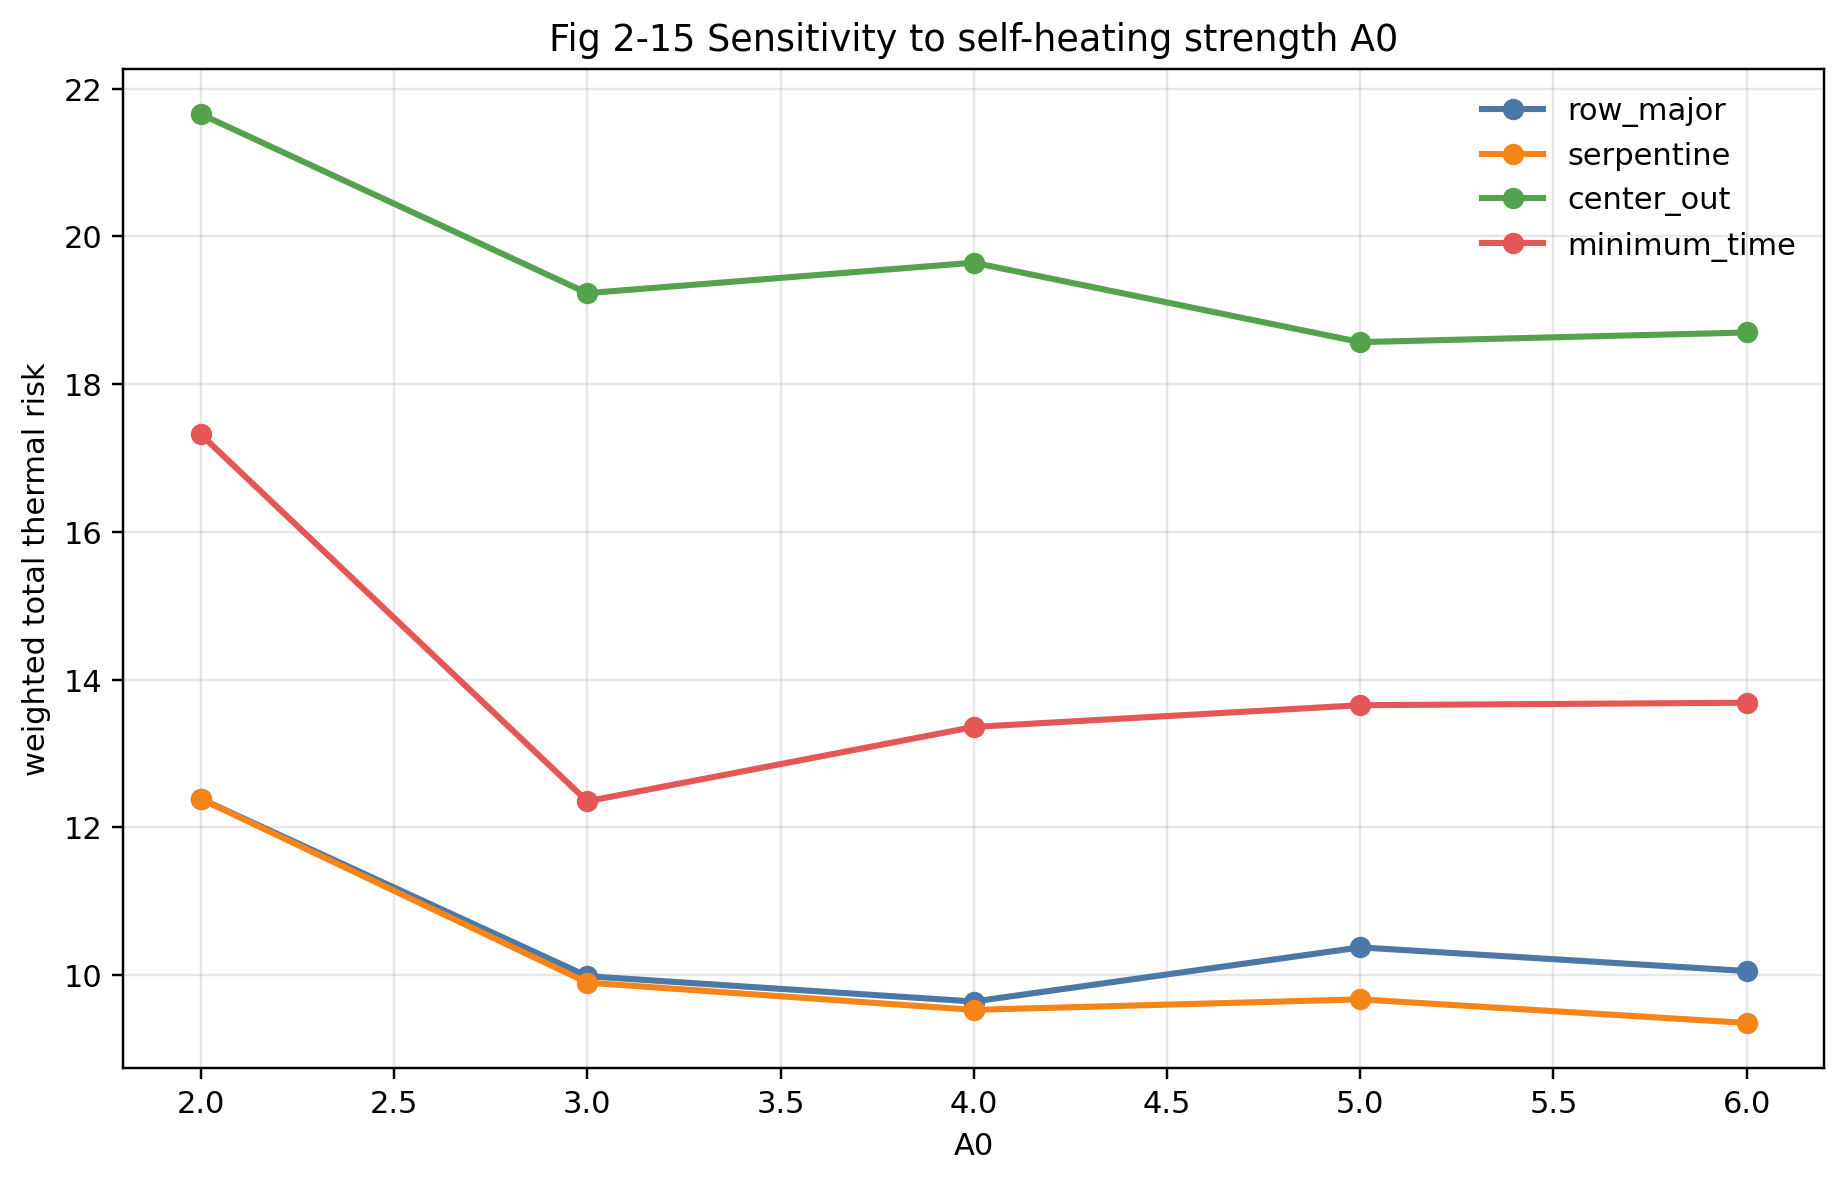

Source code (Python):
from __future__ import annotations

import csv
import sys
from pathlib import Path

import matplotlib.pyplot as plt

COMMON_DIR = Path(__file__).resolve().parents[1] / "common"
if str(COMMON_DIR) not in sys.path:
    sys.path.insert(0, str(COMMON_DIR))

from q2_visualization_common import SCHEME_COLORS, SCHEME_ORDER, save_metadata  # noqa: E402


OUTPUT_DIR = Path(__file__).resolve().parent
INPUT_CSV = (
    Path(__file__).resolve().parents[2]
    / "sensitivity_analysis"
    / "model_parameters"
    / "A_0"
    / "a_0_overall_summary.csv"
)


def load_rows():
    with INPUT_CSV.open("r", encoding="utf-8-sig", newline="") as f:
        return list(csv.DictReader(f))


def main() -> None:
    rows = load_rows()
    x_values = sorted({float(row["parameter_value"]) for row in rows})
    fig, ax = plt.subplots(figsize=(8.5, 5.5))
    for scheme in SCHEME_ORDER:
        ys = [
            next(float(row["weighted_sum_total_risk"]) for row in rows if row["scheme_name"] == scheme and float(row["parameter_value"]) == x)
            for x in x_values
        ]
        ax.plot(x_values, ys, marker="o", linewidth=2, color=SCHEME_COLORS[scheme], label=scheme)
    ax.set_title("Fig 2-15 Sensitivity to self-heating strength A0")
    ax.set_xlabel("A0")
    ax.set_ylabel("weighted total thermal risk")
    ax.grid(alpha=0.3)
    ax.legend(frameon=False)
    output_path = OUTPUT_DIR / "fig2_15_A0_sensitivity.png"
    fig.tight_layout()
    fig.savefig(output_path, dpi=220, bbox_inches="tight")
    plt.close(fig)
    save_metadata(OUTPUT_DIR / "fig2_15_A0_sensitivity.json", {"figure_id": "fig2_15", "input_csv": str(INPUT_CSV), "output_image": str(output_path)})
    print(f"Wrote {output_path}")


if __name__ == "__main__":
    main()
